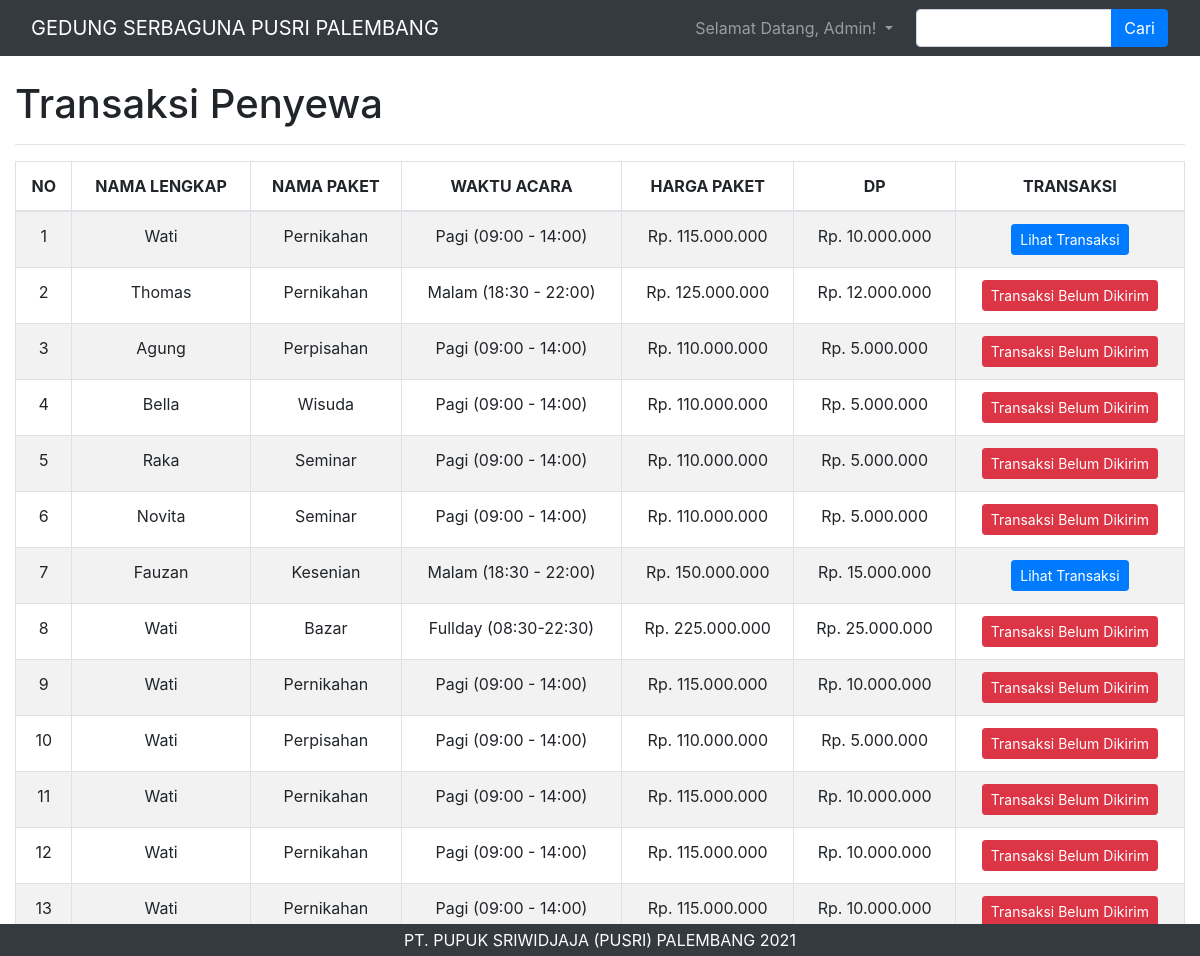
Screenshot of /index.php/admin/datatransaksi/cari with the database file from the repository.
### tables this page shows
CREATE TABLE `dtpesan` (
  `idpesan` int(11) NOT NULL,
  `iduser` int(11) NOT NULL,
  `idpaket` int(11) NOT NULL,
  `namapaket` varchar(25) NOT NULL,
  `tglkontrak` date NOT NULL,
  `tglacara` date DEFAULT NULL,
  `jadwal` varchar(25) NOT NULL,
  `buktibayar` varchar(25) NOT NULL,
  `statusbayar` int(1) NOT NULL,
  `statuspesan` int(1) NOT NULL,
  `status` int(1) NOT NULL
);

CREATE TABLE `dtuser` (
  `iduser` int(11) NOT NULL,
  `nama` varchar(25) NOT NULL,
  `nohp` varchar(12) NOT NULL,
  `alamat` varchar(25) NOT NULL,
  `noktp` varchar(25) NOT NULL,
  `username` varchar(25) NOT NULL,
  `password` varchar(25) NOT NULL,
  `role_id` varchar(1) NOT NULL
);

CREATE TABLE `dtpaket` (
  `idpaket` int(11) NOT NULL,
  `namapaket` varchar(25) NOT NULL,
  `jadwal` varchar(25) NOT NULL,
  `harga` varchar(25) NOT NULL,
  `dp` varchar(25) NOT NULL
);

### application/controllers/admin/DataTransaksi.php (called while the page is built, shortened)
<?php
class DataTransaksi extends CI_Controller
{
    public function cari()
    {
        $keyword = $this->input->post('keyword');
        $data['pesan'] = $this->gedungModel->get_keyword($keyword);
        $this->load->view('templates_admin/header2');
        $this->load->view('admin/dataCari', $data);
        $this->load->view('templates_admin/footer2');
    }
}

### index.php (called while the page is built, shortened)
<?php
require_once BASEPATH.'core/CodeIgniter.php';

### application/models/gedungModel.php (called while the page is built, shortened)
<?php
class GedungModel extends CI_Model
{
    public function get_keyword($keyword)
    {
        return $this->db->query('select * from dtpesan LEFT JOIN dtpaket on dtpesan.idpaket = dtpaket.idpaket LEFT JOIN dtuser on dtpesan.iduser = dtuser.iduser where dtuser.nama LIKE "%' . $keyword . '%"')->result();
    }
}

### application/views/admin/dataCari.php (the view, shortened to what this page needs)
<body>
    <nav class="navbar fixed-top navbar-expand-lg navbar-dark bg-dark fixed-top">
        <div class="container-fluid">
            <a class="navbar-brand">GEDUNG SERBAGUNA PUSRI PALEMBANG</a>
            <div class="collapse navbar-collapse" id="navbarResponsive">
                <ul class="navbar-nav ml-auto">
                    <li class="nav-item dropdown">
                        <a class="nav-link dropdown-toggle" href="#" id="navbarDropdownPages" data-toggle="dropdown" aria-haspopup="true" aria-expanded="false">
                            Selamat Datang, Admin!
                        </a>
                    </li>
                </ul>
            </div>
        </div>
        <form class="d-none d-md-inline-block form-inline ml-auto mr-0 mr-md-3 my-2 my-md-0" method="POST" action="<?php echo base_url('admin/datatransaksi/cari') ?>">
            <div class="input-group">
                <input class="form-control" name="keyword" type="text">
                <div class="input-group-append">
                    <button class="btn btn-primary" type="submit">Cari</button>
                </div>
            </div>
        </form>
    </nav>
    <div class="container-fluid">
        <h1 class="mt-4 mb-3">Transaksi Penyewa</h1>
        <hr>
        <div class="table-responsive">
            <table class="table table-hover table-striped table-bordered" id="tabledata" width="100%" cellspacing="0">
                <thead>
                    <tr>
                        <th class="text-center">NO</th>
                        <th class="text-center">NAMA LENGKAP</th>
                        <th class="text-center">NAMA PAKET</th>
                        <th class="text-center">WAKTU ACARA</th>
                        <th class="text-center">HARGA PAKET</th>
                        <th class="text-center">DP</th>
                        <th class="text-center">TRANSAKSI</th>
                    </tr>
                </thead>
                <tbody>
                    <?php $no = 1;
                    foreach ($pesan as $ps) : ?>
                        <tr>
                            <td class="text-center"><?php echo $no++ ?></td>
                            <td class="text-center"><?php echo $ps->nama ?></td>
                            <td class="text-center"><?php echo $ps->namapaket ?></td>
                            <td class="text-center"><?php echo $ps->jadwal ?></td>
                            <td class="text-center">Rp. <?php echo number_format($ps->harga, 0, ',', '.') ?></td>
                            <td class="text-center">Rp. <?php echo number_format($ps->dp, 0, ',', '.') ?></td>
                            <td>
                                <center>
                                    <?php
                                    if (empty($ps->buktibayar)) { ?>
                                        <button class="btn btn-sm btn-danger">Transaksi Belum Dikirim</button>
                                    <?php } else { ?>
                                        <a class="btn btn-sm btn-primary" href="<?php echo base_url('admin/datatransaksi/pembayaran/' . $ps->idpesan) ?>">Lihat Transaksi</a>
                                    <?php } ?>
                                </center>
                            </td>
                        </tr>
                    <?php endforeach; ?>
                </tbody>
            </table>
        </div>
    </div>

### assets/assets_bisnis/css/modern-business.css (style rules this page uses)
body { padding-top: 56px; }

### rows the page displays
dtpesan: iduser.nama "Wati", idpaket.namapaket "Pernikahan", idpaket.jadwal "Pagi (09:00 - 14:00)", idpaket.harga "115.000.000", idpaket.dp "10.000.000"
dtpesan: iduser.nama "Thomas", idpaket.namapaket "Pernikahan", idpaket.jadwal "Malam (18:30 - 22:00)", idpaket.harga "125.000.000", idpaket.dp "12.000.000", shows "Transaksi Belum Dikirim"
dtpesan: iduser.nama "Agung", idpaket.namapaket "Perpisahan", idpaket.jadwal "Pagi (09:00 - 14:00)", idpaket.harga "110.000.000", idpaket.dp "5.000.000", shows "Transaksi Belum Dikirim"
dtpesan: iduser.nama "Bella", idpaket.namapaket "Wisuda", idpaket.jadwal "Pagi (09:00 - 14:00)", idpaket.harga "110.000.000", idpaket.dp "5.000.000", shows "Transaksi Belum Dikirim"
dtpesan: iduser.nama "Raka", idpaket.namapaket "Seminar", idpaket.jadwal "Pagi (09:00 - 14:00)", idpaket.harga "110.000.000", idpaket.dp "5.000.000", shows "Transaksi Belum Dikirim"
dtpesan: iduser.nama "Novita", idpaket.namapaket "Seminar", idpaket.jadwal "Pagi (09:00 - 14:00)", idpaket.harga "110.000.000", idpaket.dp "5.000.000", shows "Transaksi Belum Dikirim"
dtpesan: iduser.nama "Fauzan", idpaket.namapaket "Kesenian", idpaket.jadwal "Malam (18:30 - 22:00)", idpaket.harga "150.000.000", idpaket.dp "15.000.000"
dtpesan: iduser.nama "Wati", idpaket.namapaket "Bazar", idpaket.jadwal "Fullday (08:30-22:30)", idpaket.harga "225.000.000", idpaket.dp "25.000.000", shows "Transaksi Belum Dikirim"
dtpesan: iduser.nama "Wati", idpaket.namapaket "Pernikahan", idpaket.jadwal "Pagi (09:00 - 14:00)", idpaket.harga "115.000.000", idpaket.dp "10.000.000", shows "Transaksi Belum Dikirim"
dtpesan: iduser.nama "Wati", idpaket.namapaket "Perpisahan", idpaket.jadwal "Pagi (09:00 - 14:00)", idpaket.harga "110.000.000", idpaket.dp "5.000.000", shows "Transaksi Belum Dikirim"
dtpesan: iduser.nama "Wati", idpaket.namapaket "Pernikahan", idpaket.jadwal "Pagi (09:00 - 14:00)", idpaket.harga "115.000.000", idpaket.dp "10.000.000", shows "Transaksi Belum Dikirim"
dtpesan: iduser.nama "Wati", idpaket.namapaket "Pernikahan", idpaket.jadwal "Pagi (09:00 - 14:00)", idpaket.harga "115.000.000", idpaket.dp "10.000.000", shows "Transaksi Belum Dikirim"
dtpesan: iduser.nama "Wati", idpaket.namapaket "Pernikahan", idpaket.jadwal "Pagi (09:00 - 14:00)", idpaket.harga "115.000.000", idpaket.dp "10.000.000", shows "Transaksi Belum Dikirim"
